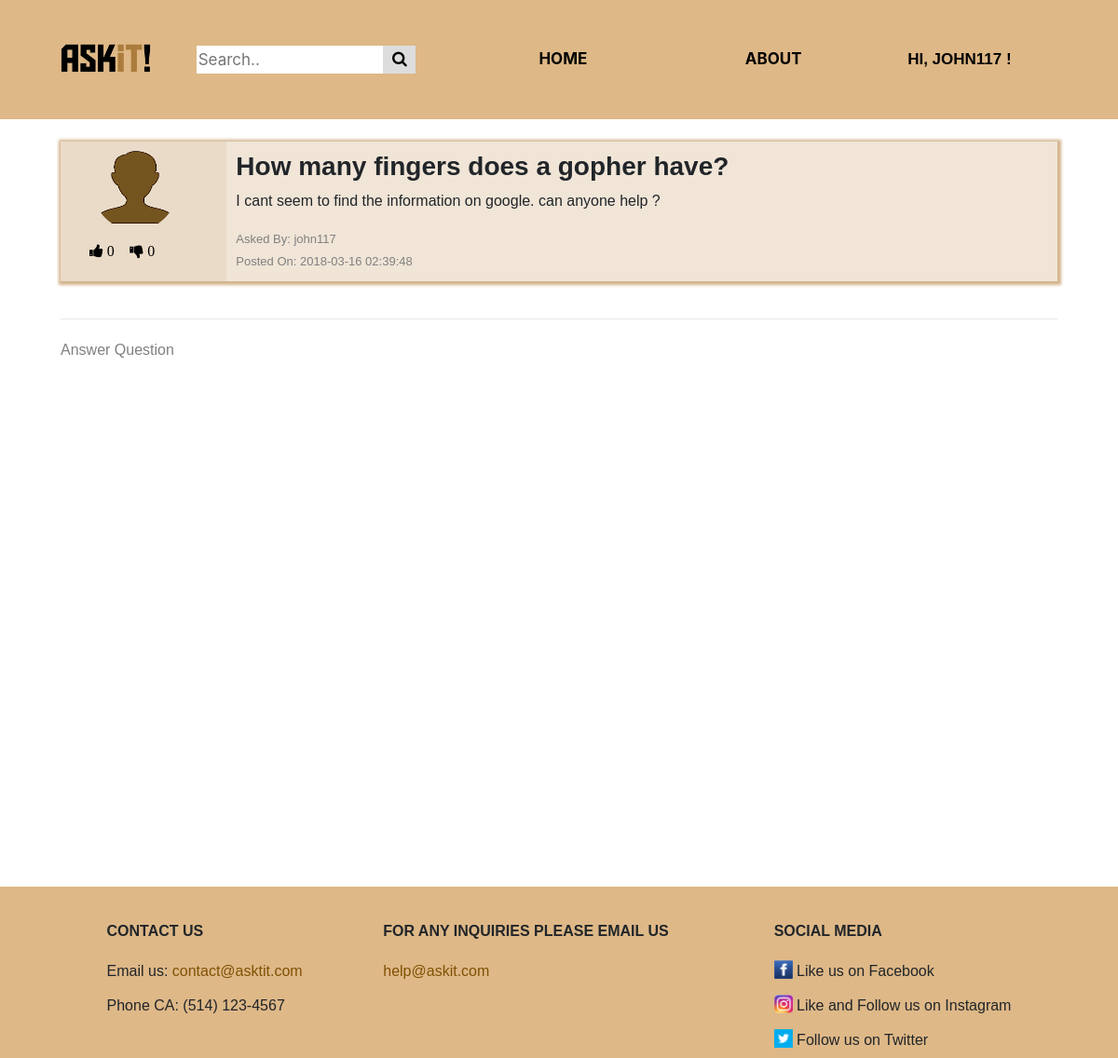
/home_page/questionThreadPage.php?questionid=1 (signed in), run on the app's committed database.
### tables this page shows
CREATE TABLE IF NOT EXISTS `questions` (
  `id` int(11) NOT NULL AUTO_INCREMENT,
  `account_id` int(11) DEFAULT NULL,
  `header` varchar(100) NOT NULL DEFAULT 'Ain''t it Fun',
  `content` varchar(500) NOT NULL DEFAULT 'Brick by Boring Brick',
  `date` timestamp NOT NULL DEFAULT CURRENT_TIMESTAMP,
  `upvotes` mediumint(8) UNSIGNED NOT NULL DEFAULT '0',
  `downvotes` mediumint(8) UNSIGNED NOT NULL DEFAULT '0',
  `tags` varchar(100) NOT NULL DEFAULT 'noob',
  PRIMARY KEY (`id`),
  KEY `fk_questions_account_id` (`account_id`)
);

CREATE TABLE IF NOT EXISTS `accounts` (
  `id` int(11) NOT NULL AUTO_INCREMENT,
  `username` varchar(20) NOT NULL DEFAULT 'john117',
  `password` varchar(500) DEFAULT NULL,
  `name` varchar(25) NOT NULL DEFAULT 'default name',
  `last_name` varchar(25) NOT NULL DEFAULT 'default  last',
  `gender` set('Male','Female','Other') NOT NULL DEFAULT 'Male',
  `security_one` set('What is the first name of the person you first kissed?','What is the last name of the teacher who gave you your first failing grade?','What is your pets name?','What was the name of your elementary / primary school?','In what city or town does your nearest sibling live?','What was your childhood nickname?','What is the name of your favorite childhood friend?') DEFAULT 'What is the first name of the person you first kissed?',
  `security_two` set('In what city or town did your mother and father meet?','What is the middle name of your oldest child?','What is your favorite team?','What is your favorite movie?','What was your favorite sport in high school?','What was your favorite food as a child?','Who is your childhood sports hero?','What was the name of the company where you had your first job?') NOT NULL DEFAULT 'In what city or town did your mother and father meet?',
  `answer_one` varchar(20) NOT NULL DEFAULT 'a1',
  `answer_two` varchar(20) NOT NULL DEFAULT 'a2',
  `bio` varchar(500) NOT NULL DEFAULT 'Training to be like goku',
  `profession` set('Gamer','Student','Potatoe','Teacher','Professor','Hipster','Trainer','Sloth') NOT NULL DEFAULT 'Potatoe',
  `pin` varchar(4) DEFAULT NULL,
  `profile_picture_path` varchar(500) NOT NULL DEFAULT '../img/avatar2.png',
  PRIMARY KEY (`id`),
  UNIQUE KEY `username` (`username`)
);

### private/controllers/QuestionThreadController.php (called while the page is built, shortened)
<?php
    include_once(dirname(__FILE__).'\..\models\QuestionThread.php');
    include_once(dirname(__FILE__).'\..\util\logging.php');
    include_once(dirname(__FILE__).'\..\models\Account.php');
    class QuestionThreadController{
        static function getQuestionThread($id){
            global $servername, $username, $password, $dbname, $log;
            $questionThread = new QuestionThread();
            try{
                $pdo = new PDO("mysql:host=$servername;dbname=$dbname", $username, $password);
                $stmt = $pdo -> prepare("SELECT Q.id, Q.account_id, Q.header, Q.content, Q.date, Q.upvotes, Q.downvotes, Q.tags, AC.username, AC.name FROM questions Q
                    JOIN accounts AC ON AC.id = Q.account_id
                    WHERE Q.id = :id;");
                $stmt -> bindParam(':id', $id);
                $stmt -> execute();
                if($result = $stmt -> fetch()){
                    $q = new Question();
                    $q->setId($result[0]);
                    $q->setAccountId($result[1]);
                    $q->setHeader($result[2]);
                    $q->setContent($result[3]);
                    $q->setDate($result[4]);
                    $q->setUpvotes($result[5]);
                    $q->setDownvotes($result[6]);
                    $q->setTags($result[7]);
                    $uname = $result[8];
                    $questionThread->setQuestion($q);
                    $questionThread->setQuestionName($uname);
                    $questionThread->setQuestionFileName($result[9]);
                    $log->lwrite("Got the question with account username: $uname");
                    $questionThread->setAnswerThreadArray(self::getAnswerThread($id));
                    $questionThread->setCommentThreadArray(self::getCommentThread($id, 'question'));
                    $log->lwrite('Got everything for the QuestionThread');
                }
            }
            catch(PDOException $e){
                $log->lwrite($e -> getMessage());
            }
            finally{
                unset($pdo);
            }
            return $questionThread;
        }
        private static function getAnswerThread($id){
            $answerThreadArray = null;
            return $answerThreadArray;
        }
        private static function getCommentThread($id, $type){
            global $servername, $username, $password, $dbname, $log;
            $commentThreadArray = null;
            try{
                $pdo = new PDO("mysql:host=$servername;dbname=$dbname", $username, $password);
                $sql = "SELECT C.id, C.account_id, C.question_id, C.answer_id, C.content, C.date, AC.username, AC.name FROM comments C
                JOIN accounts AC ON AC.id = C.account_id
                WHERE C.".$type."_id = :id;";
                $stmt = $pdo -> prepare($sql);
                $stmt -> bindParam(':id', $id);
                $stmt -> execute();
                $size = isset($commentThreadArray)?sizeof($commentThreadArray):0;
                $log->lwrite("Got all the comment threads for Type: $type with ID: $id. Size of array: $size");
            }
            catch(PDOException $e){
                $log->lwrite($e -> getMessage());
            }
            finally{
                unset($pdo);
            }
            return $commentThreadArray;
        }
    }
?>

### private/controllers/comment_controller.php (called while the page is built, shortened)
<?php
include_once '..\..\private\util\logging.php';
include_once '..\..\private\models\Question.php';
$log = new Logging();
?>

### private/util/logging.php (called while the page is built, shortened)
<?php
	class Logging {
		private $log_file, $fp;
		public function lwrite($message) {
			$script_name = pathinfo($_SERVER['PHP_SELF'], PATHINFO_FILENAME);
			$time = @date('[d/M/Y:H:i:s]');
		}
		private function lopen() {
			if (strtoupper(substr(PHP_OS, 0, 3)) === 'WIN') {
				$log_file_default = '../../logfile.txt';
			}
			else {
				$log_file_default = '/tmp/logfile.txt';
			}
			$lfile = $this->log_file ? $this->log_file : $log_file_default;
			$this->fp = fopen($lfile, 'a') or exit("Can't open $lfile!");
		}
	}
?>

### private/models/QuestionThread.php (called while the page is built, shortened)
<?php
    include_once(dirname(__FILE__).'/Question.php');
    class QuestionThread{
        var $question;
        var $questionName;
        var $questionFileName;
        function __construct(){
            $this->question = null;
            $this->questionName = null;
        }
        function getQuestion(){
            return $this->question;
        }
        function getQuestionName(){
            return $this->questionName;
        }
        function getQuestionFileName(){
            return $this->questionFileName;
        }
        function setQuestion($question){
            $this->question = $question;
        }
        function setQuestionName($questionName){
            $this->questionName = $questionName;
        }
        function setQuestionFileName($questionFileName){
            $this->questionFileName = $questionFileName;
        }
    }
?>

### private/models/Vote.php (called while the page is built, shortened)
<?php
class Vote{
	public static function getClass($vote){
		return null;
	}
}

### private/models/Question.php (called while the page is built, shortened)
<?php
	class Question{
		var $id;
		var $header;
		var $content;
		var $date;
		var $upvotes;
		var $downvotes;
		function __construct($id = 0, $account_id = null, $header = 'header', $content = 'content', $date = '2018-01-01 01:00:00.0', $upvotes = 0, $downvotes = 0, $tags = []) {
			$this->id = $id;
			$this->header = $header;
			$this->content = $content;
			$this->date = $date;
			$this->upvotes = $upvotes;
			$this->downvotes = $downvotes;
		}
		function getId(){
			return $this->id;
		}
		function getHeader(){
			return $this->header;
		}
		function getContent(){
			return $this->content;
		}
		function getDate(){
			return $this->date;
		}
		function getUpvotes(){
			return $this->upvotes;
		}
		function getDownvotes(){
			return $this->downvotes;
		}
		function setId($new_id){
			$this->id = $new_id;
		}
		function setContent($new_content){
			$this->content = $new_content;
		}
		function setDate($new_date){
			$this->date = $new_date;
		}
		function setUpvotes($new_upvotes){
			$this->upvotes = $new_upvotes;
		}
		function setDownvotes($new_downvotes){
			$this->downvotes = $new_downvotes;
		}
		function setHeader($new_header){
			$this->header=$new_header;
		}
	}
?>

### public_html/home_page/questionThreadPage.php (the view, shortened to what this page needs)
<?php
	include('header.php');
	include_once('..\..\private\controllers\comment_controller.php');
	include_once('..\..\private\models\Question.php');
	include_once('..\..\private\models\Comment.php');
	include_once('..\..\private\controllers\QuestionThreadController.php');
	require "../../private/models/Vote.php";
	echo "<link rel='stylesheet' type='text/css' href='../css/homepage.css'>
		<link rel='stylesheet' type='text/css' href='../css/questionThread.css'>";
	if (isset($_GET['questionid'])){
		$questId= $_GET['questionid'];
		$votesQ=[];
		$qtc = new QuestionThreadController();
		$questionThread = $qtc::getQuestionThread($questId);
		$row = $questionThread->getQuestion();
		echo "<div class = 'container'>";
		$vote=getVote($votesQ,$row->getId());
	    if($questId==$vote['ref_id'])
	    	$vote_class=Vote::getClass($vote);
	    else
	    	$vote_class=Vote::getClass(false);
		echo "
		<br>
		<div class= 'questionBlock'>
		<div class='col-md-2 '>";
		$file_path=$questionThread->getQuestionFileName();
        if(!file_exists($file_path)) {
           	$file_path = "..\img\avatar2.png";
        };
            echo "<div class='col-md-10'><img class='circle_img' src=".$file_path."></div>
			<! ---------------------------- Left column of the Question Block ------------------------ -->
	            <div class='details vote_btns ".$vote_class." '>
  	            <form action= '..\..\private\models\Like.php?ref=questions&ref_id=".$row->getId()."&vote=1&page=questionThreadPage.php?questionid=".$row->getId()."'' method='POST'>
  	              <button type='submit' class='vote_btn vote_like' ";
  	              if(!isset($_SESSION['userid'])){
  	              	echo "disabled";
  	              }
  	            echo "><i class='fa fa-thumbs-up'> ". $row->getUpvotes() . "</i></button>
  	            </form>
  	            <form action='..\..\private\models\Like.php?ref=questions&ref_id=".$row->getId()."&vote=-1&page=questionThreadPage.php?questionid=".$row->getId()."' method='POST'>
  	              <button type='submit' class='vote_btn vote_dislike' ";
  	              if(!isset($_SESSION['userid'])){
  	              	echo "disabled";
  	              }
  	            echo "><i class='fa fa-thumbs-down'> ". $row->getDownvotes() . "</i></button>
  	              </form>
  	            </div>
  	            </div>
		    <div class='col-md-10 question'>
		        <h3><strong>".$row->getHeader()."</strong></h3>
		        <p>".$row->getContent()."</p>
		        <span class ='questionByDetail'>
			        Asked By: ".$questionThread->getQuestionName()."<br>
				  	Posted On: ".$row->getDate()."<br>
		        </span>
		    </div>
	    </div><br><hr>";
	    if(isset($_SESSION['username'])){
		    echo"
		    <button class='newAnswerButton' type='button' data-toggle='collapse' data-target='#newAnswer' aria-expanded='false' aria-controls='newAnswer'>
	    	Answer Question
	  		</button>";
		}
	}
	else
		echo "Question not found";
	echo "</div>";
	function getVote($votes,$info_id){
	    return false;
	}
	include('footer.php');
?>

### public_html/css/header.css (style rules this page uses)
.container { position: relative; max-width: 1100px; font-family: helvetica, sans-serif; }
.container img { float: left; }
html, body { height: 100%; }

### public_html/css/homepage.css (style rules this page uses)
.questionBlock { background-color: #eadbc8; display: flex; flex-direction: row; justify-content: space-between; max-width: 1100px; margin: auto; -webkit-box-shadow: 1px 1px 3px 3px #D2B48C; box-shadow: 1px 1px 3px 3px #D2B48C; }
.details { height: auto; order: 1; align-self: center; padding: 10px; }
.question { order: 2; width: 90%; background-color: #F0E5D7; padding:10px; }
.vote_btns { float:left; padding-top: 3.2%; padding-bottom: 3%; }
.vote_btns form { display: inline-block; }
.vote_btn { border: none; cursor:pointer; background: transparent; }
.questionByDetail { color: #808080; font-size: 13px; }
.circle_img { width:100px; height:100px; border-radius: 50%; padding: 5%; }

### public_html/css/questionThread.css (style rules this page uses)
.newAnswerButton { background-color: transparent; color: #808080; border: none; padding: 0px; outline: none; cursor: pointer; padding-top: 5px; }

### public_html/css/footer.css (style rules this page uses)
body { margin:0; padding:0; height:100%; }
.container { min-height:100%; font-family: helvetica, sans-serif; }
html, body { height: 100%; }

### data on the page
questions: upvotes "0", downvotes "0", header "How many fingers does a gopher have?", content "I cant seem to find the information on google. can anyone help ?", account.username "john117", date "2018-03-16 02:39:48"

### other printed values
$_SESSION['username'] "JOHN117"
